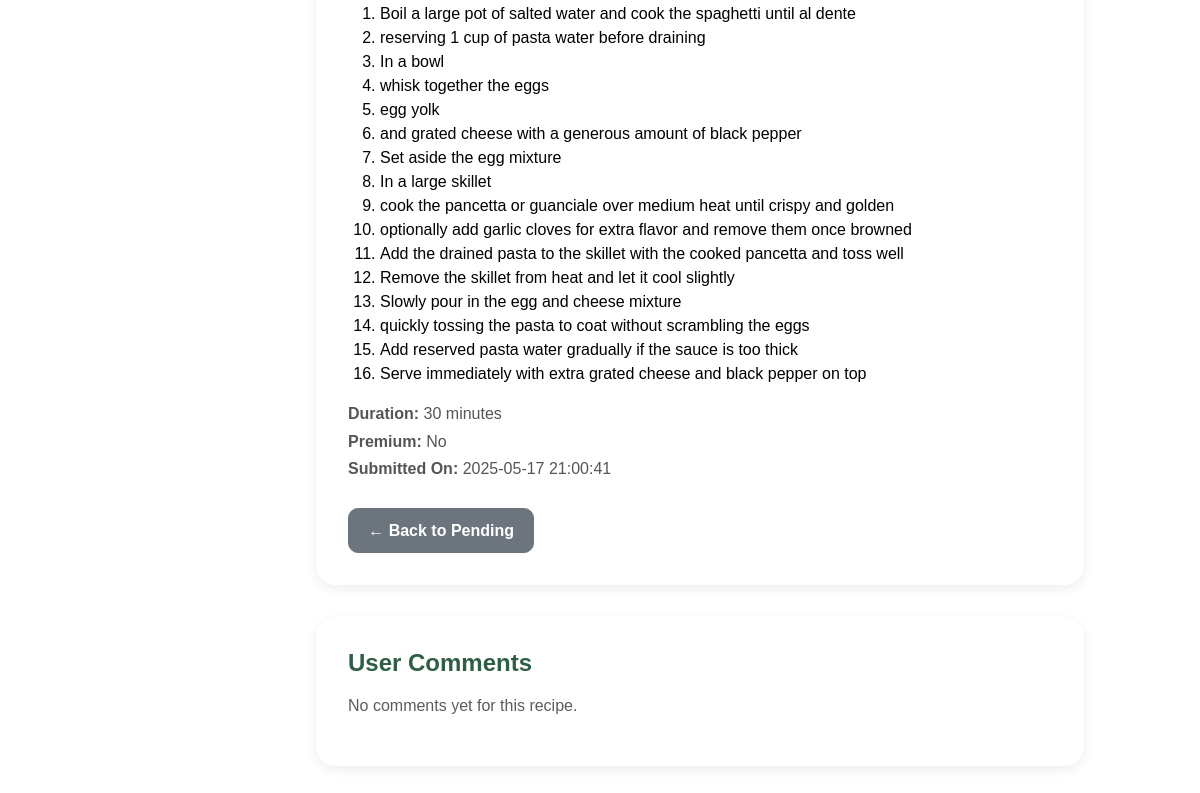
The page /admin/recipe/1 (signed in, lower part) on the database as committed earlier.
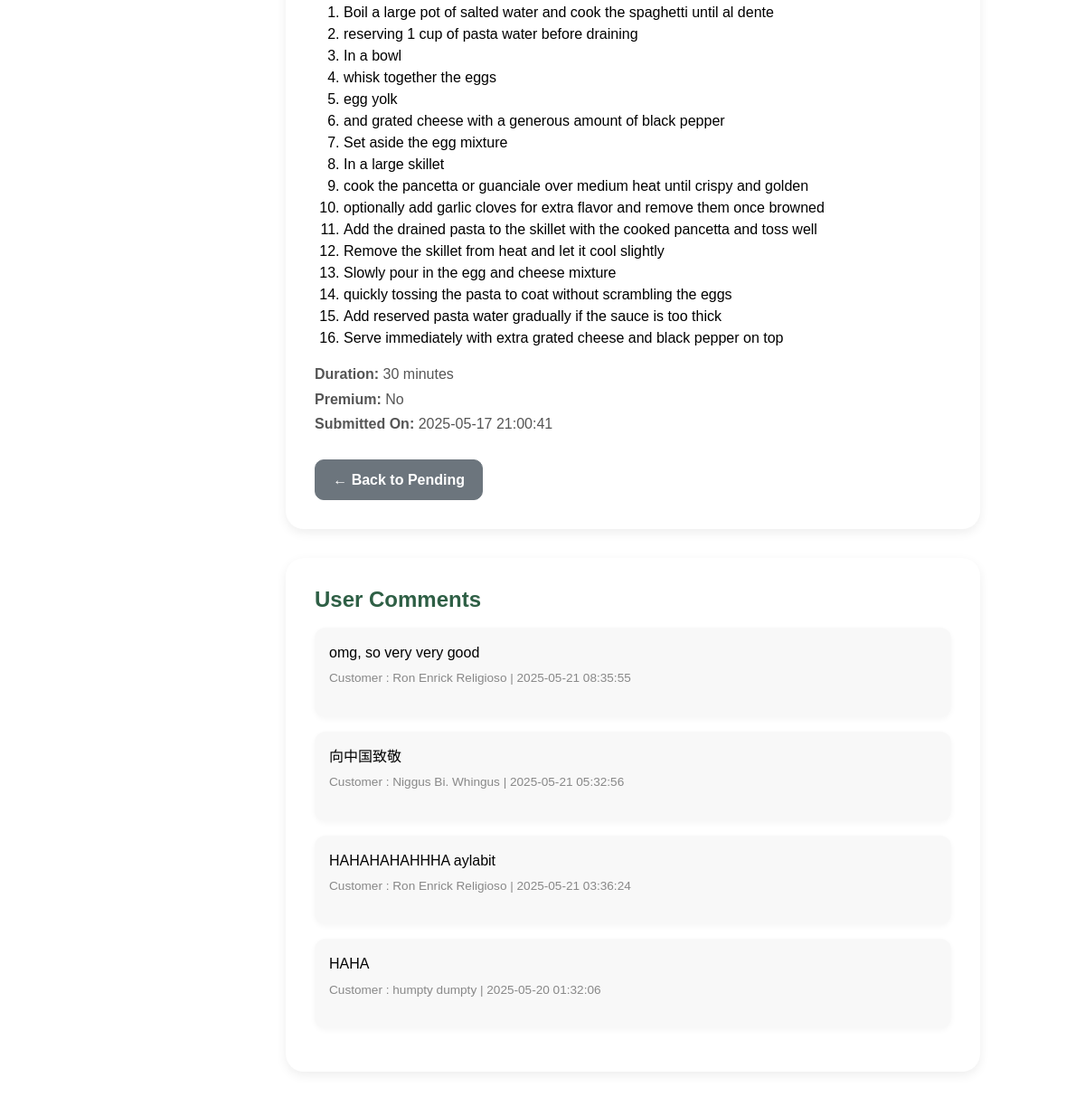
The same page on the database as committed later.
### tables this page shows
CREATE TABLE Comments(
      id INTEGER PRIMARY KEY AUTOINCREMENT,
      comment TEXT,
      commentor_id INTEGER,
      recipe_id INTEGER,
      commentedAt TIMESTAMP DEFAULT CURRENT_TIMESTAMP,
      FOREIGN KEY (commentor_id) REFERENCES Customers(id),
      FOREIGN KEY (recipe_id) REFERENCES Recipes(id)
    );

CREATE TABLE Customers (
      id INTEGER PRIMARY KEY AUTOINCREMENT,
      name TEXT,
      username TEXT,
      email TEXT,
      password TEXT,
      isBanned INTEGER DEFAULT 0,
      subscribed INTEGER DEFAULT 0,
      createdAt TIMESTAMP DEFAULT CURRENT_TIMESTAMP
    );

### app.py (the view)
@app.route('/admin/recipe/<int:recipe_id>')
def view_recipe(recipe_id):
    if 'user_id' not in session or session['role'] != 'admin':
        flash("Unauthorized access.", "danger")
        return redirect(url_for('login'))
    db = get_db_connection()
    cursor = db.cursor()
    cursor.execute("SELECT * FROM Recipes WHERE id = ?", (recipe_id,))
    recipe = cursor.fetchone()
    if not recipe:
        db.close()
        flash("Recipe not found.", "danger")
        return redirect(url_for('admin_view_status', status='pending'))
    cursor.execute('''
        SELECT Comments.comment, Comments.commentedAt, Customers.name
        FROM Comments
        JOIN Customers ON Comments.commentor_id = Customers.id
        WHERE Comments.recipe_id = ?
        ORDER BY Comments.commentedAt DESC
    ''', (recipe_id,))
    comments = cursor.fetchall()
    db.close()
    return render_template('admin/view_recipe.html', recipe=recipe, comments=comments)

### db_setup.py (called while the page is built)
def get_db_connection():
  conn = sqlite3.connect('RecipeHub.db')
  conn.row_factory = sqlite3.Row
  return conn

### templates/admin/view_recipe.html (shortened to what this page needs)
{% extends 'admin/base.html' %}
{% block body %}
<div class="container recipe-view-container">
  <div class="recipe-card fade-in">
    <div class="recipe-section">
        <ol>
          {% for item in recipe.instructions.split(',') %}
            <li>{{ item.strip() }}</li>
          {% endfor %}
        </ol>
    </div>
    <div class="recipe-meta">
      <p><strong>Duration:</strong> {{ recipe.duration }} minutes</p>
      <p><strong>Premium:</strong> {{ 'Yes' if recipe.isPremium else 'No' }}</p>
      <p><strong>Submitted On:</strong> {{ recipe.createdAt }}</p>
    </div>
    <a href="{{ url_for('admin_view_status', status='pending') }}" class="btn btn-secondary back-btn">← Back to Pending</a>
  </div>
  <div class="comment-card fade-in">
    <h4 class="mb-3">User Comments</h4>
    {% if comments %}
      {% for comment in comments %}
      <div class="comment-box">
        <p class="comment-text">{{ comment.comment }}</p>
        <p class="comment-meta">Customer : {{ comment.name }} | {{ comment.commentedAt }}</p>
      </div>
      {% endfor %}
    {% else %}
      <p class="text-muted">No comments yet for this recipe.</p>
    {% endif %}
  </div>
</div>
{% endblock %}

Rows that differ between the two databases and show on the page:
added Comments: comment "omg, so very very good", name "Ron Enrick Religioso", commentedAt "2025-05-21 08:35:55"
added Comments: comment "向中国致敬", name "Niggus Bi. Whingus", commentedAt "2025-05-21 05:32:56"
added Comments: comment "HAHAHAHAHHHA aylabit", name "Ron Enrick Religioso", commentedAt "2025-05-21 03:36:24"
added Comments: comment "HAHA", name "humpty dumpty", commentedAt "2025-05-20 01:32:06"
Other text that changed with them:
text no longer shown: "No comments yet for this recipe."
